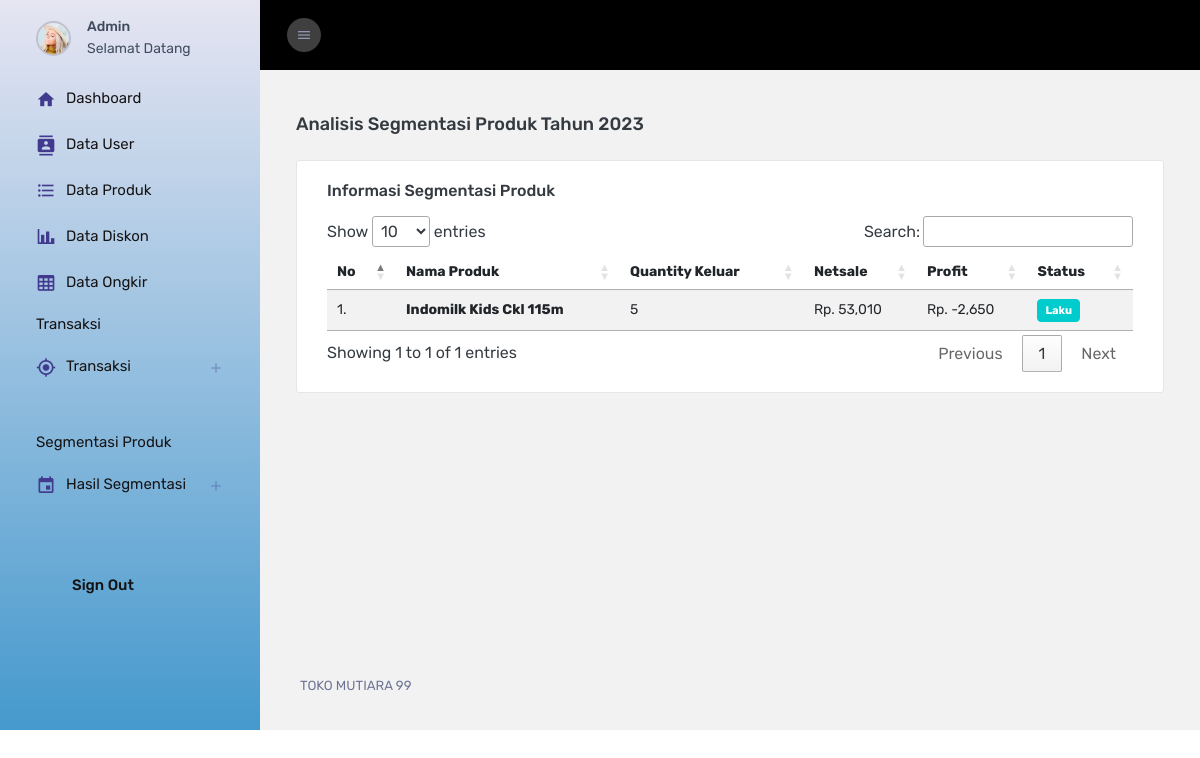
The app's page /Admin/cDashboard/detail_segmentasi/1 (signed in) with its own data.
### tables this page shows
CREATE TABLE `produk` (
  `id_produk` int(11) NOT NULL,
  `id_user` int(11) NOT NULL,
  `nama_produk` varchar(125) NOT NULL,
  `keterangan` varchar(20) NOT NULL,
  `harga` varchar(15) NOT NULL,
  `harga_supplier` varchar(30) NOT NULL,
  `stat_produk` int(11) NOT NULL,
  `gambar` text NOT NULL
);

### application/controllers/Admin/cDashboard.php (called while the page is built, shortened)
<?php
class cDashboard extends CI_Controller
{
	public function __construct()
	{
		$this->load->model('mDashboard');
		$this->load->model('mSegmentasi');
	}
	public function detail_segmentasi($status)
	{
		$data = array(
			'detail_segmentasi' => $this->mDashboard->detail_segmentasi($status)
		);
		$this->load->view('Admin/Layout/head');
		$this->load->view('Admin/vDetailSegmentasi', $data);
		$this->load->view('Admin/Layout/footer');
	}
}

### index.php (called while the page is built, shortened)
<?php
require_once BASEPATH.'core/CodeIgniter.php';

### application/models/mDashboard.php (called while the page is built, shortened)
<?php
class mDashboard extends CI_Model
{
	public function detail_segmentasi($status)
	{
		return $this->db->query("SELECT nama_produk, stat_produk, produk.id_produk, SUM(qty) as qty, SUM(qty)*harga as netsales, SUM(qty)*harga_supplier as costprice  FROM `detail_transaksi` JOIN produk ON produk.id_produk = detail_transaksi.id_produk WHERE stat_produk = '" . $status . "' GROUP BY produk.id_produk ")->result();
	}
}

### application/views/Admin/vDetailSegmentasi.php (the view, shortened to what this page needs)
<div class="main-panel">
	<div class="content-wrapper">
		<div class="page-header">
			<h3 class="page-title">Analisis Segmentasi Produk Tahun 2023</h3>
		</div>
		<div class="row">
			<div class="col-lg-12 grid-margin stretch-card">
				<div class="card">
					<div class="card-body">
						<h4 class="card-title">Informasi Segmentasi Produk</h4>
						<div class="table-responsive">
							<table id="myTable" class="table table-striped">
								<thead>
									<tr>
										<th>No</th>
										<th>Nama Produk </th>
										<th>Quantity Keluar</th>
										<th>Netsale</th>
										<th>Profit</th>
										<th>Status</th>
									</tr>
								</thead>
								<tbody>
									<?php
									$no = 1;
									foreach ($detail_segmentasi as $key => $value) {
									?>
										<tr>
											<td><?= $no++ ?>.</td>
											<td><i class="fab fa-angular fa-lg text-danger me-3"></i> <strong><?= $value->nama_produk ?></strong></td>
											<td><?= $value->qty ?></td>
											<td>Rp. <?= number_format($value->netsales, 0) ?></td>
											<td>Rp. <?= number_format($value->netsales - $value->costprice, 0) ?></td>
											<td><?php if ($value->stat_produk == '0') {
												?>
													<span class="badge badge-danger">Tidak Laku</span>
												<?php
												} else {
												?>
													<span class="badge badge-success">Laku</span>
												<?php
												} ?>
											</td>
										</tr>
									<?php
									}
									?>
								</tbody>
							</table>
						</div>
					</div>
				</div>
			</div>
		</div>
	</div>

### records on screen
produk: nama_produk "Indomilk Kids Ckl 115m", qty "5", netsales "53,010", costprice "-2,650", stat_produk "Laku"
